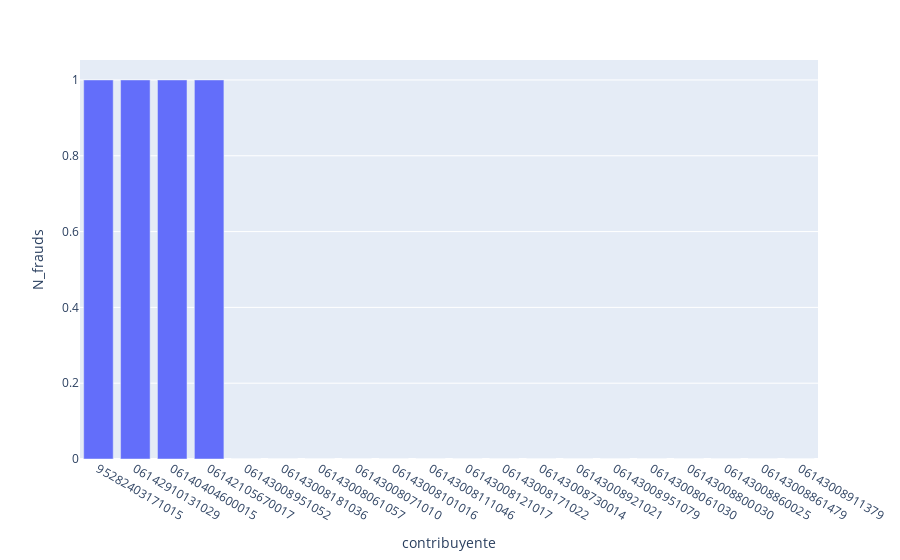

The cell this chart's notebook holds for it:
### Code cell
# Interactive visualization

fig = px.bar(data.iloc[:20,:], x="contribuyente", y="N_frauds", )
fig.show()

### Figure 1 — Plotly figure (JSON) as saved in the notebook; plotly's stock layout.template omitted (floating-point values rounded to 4 significant figures)
{"data": [{"alignmentgroup": "True", "hovertemplate": "contribuyente=%{x}<br>N_frauds=%{y}<extra></extra>", "legendgroup": "", "marker": {"color": "#636efa"}, "name": "", "offsetgroup": "", "orientation": "v", "showlegend": false, "textposition": "auto", "type": "bar", "x": ["95282403171015", "06142910131029", "06140404600015", "06142105670017", "06143008951052", "06143008181036", "06143008061057", "06143008071010", "06143008101016", "06143008111046", "06143008121017", "06143008171022", "06143008730014", "06143008921021", "06143008951079", "06143008061030", "06143008800030", "06143008860025", "06143008861479", "06143008911379"], "xaxis": "x", "y": [1, 1, 1, 1, 0, 0, 0, 0, 0, 0, 0, 0, 0, 0, 0, 0, 0, 0, 0, 0], "yaxis": "y"}], "layout": {"barmode": "relative", "legend": {"tracegroupgap": 0}, "margin": {"t": 60}, "xaxis": {"anchor": "y", "domain": [0, 1], "title": {"text": "contribuyente"}}, "yaxis": {"anchor": "x", "domain": [0, 1], "title": {"text": "N_frauds"}}}}
